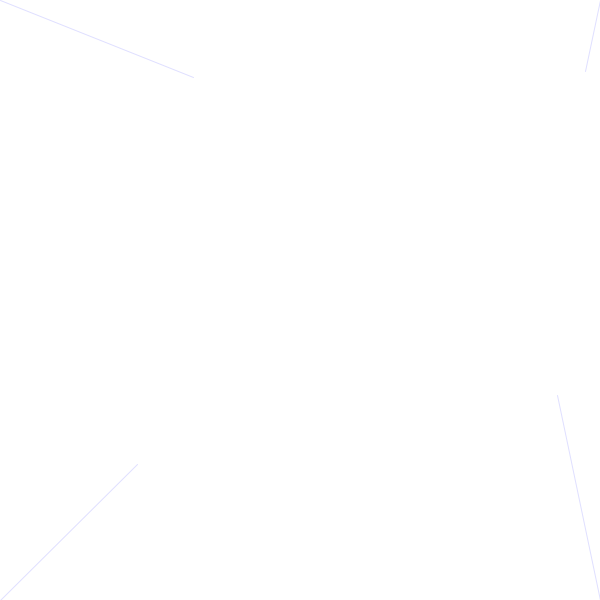
Frame 1 (no input)
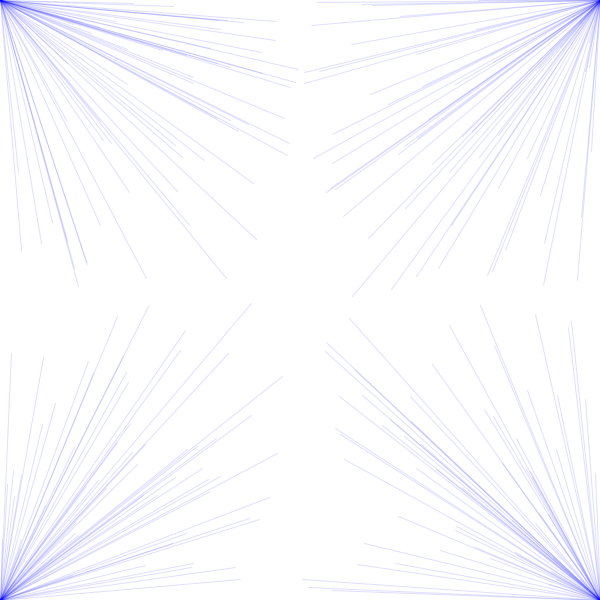
Frame 60 (the mouse pressed at the canvas centre just before this capture)
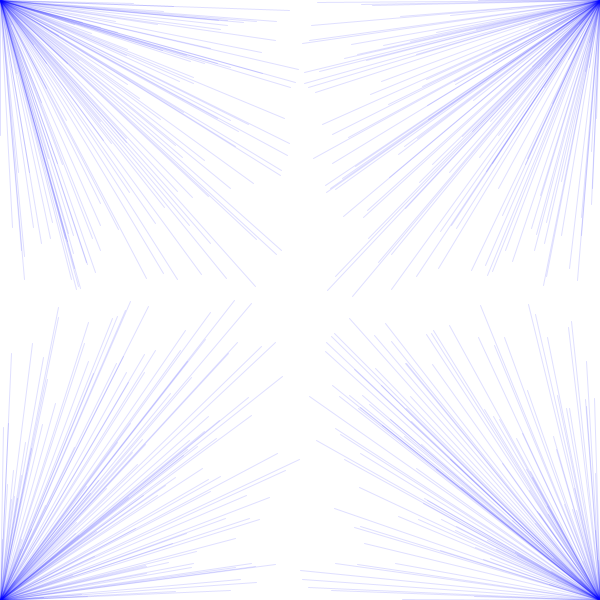
Frame 120 (the mouse held since frame 60 and released just before this capture)

The Processing sketch that drew these frames (run headless with seeded random() and noise(); from frame 60 on, the mouse is pressed at the canvas centre):

// Processing sketch: divisaoCanvas_5
// ── divisaoCanvas_5.pde
void setup()
{
  pixelDensity(displayDensity());
  size(600, 600);
  background(255);
}

void draw()
{
  stroke(0, 0, 255, 32); 
  
  line(0, 0, random(0, width/2), random(0, height/2));
  line(width, 0, random(width/2, width), random(0, height/2));
  line(width, height, random(width/2, width), random(height/2, height));
  line(0, height, random(0, width/2), random(height/2, height));
}
